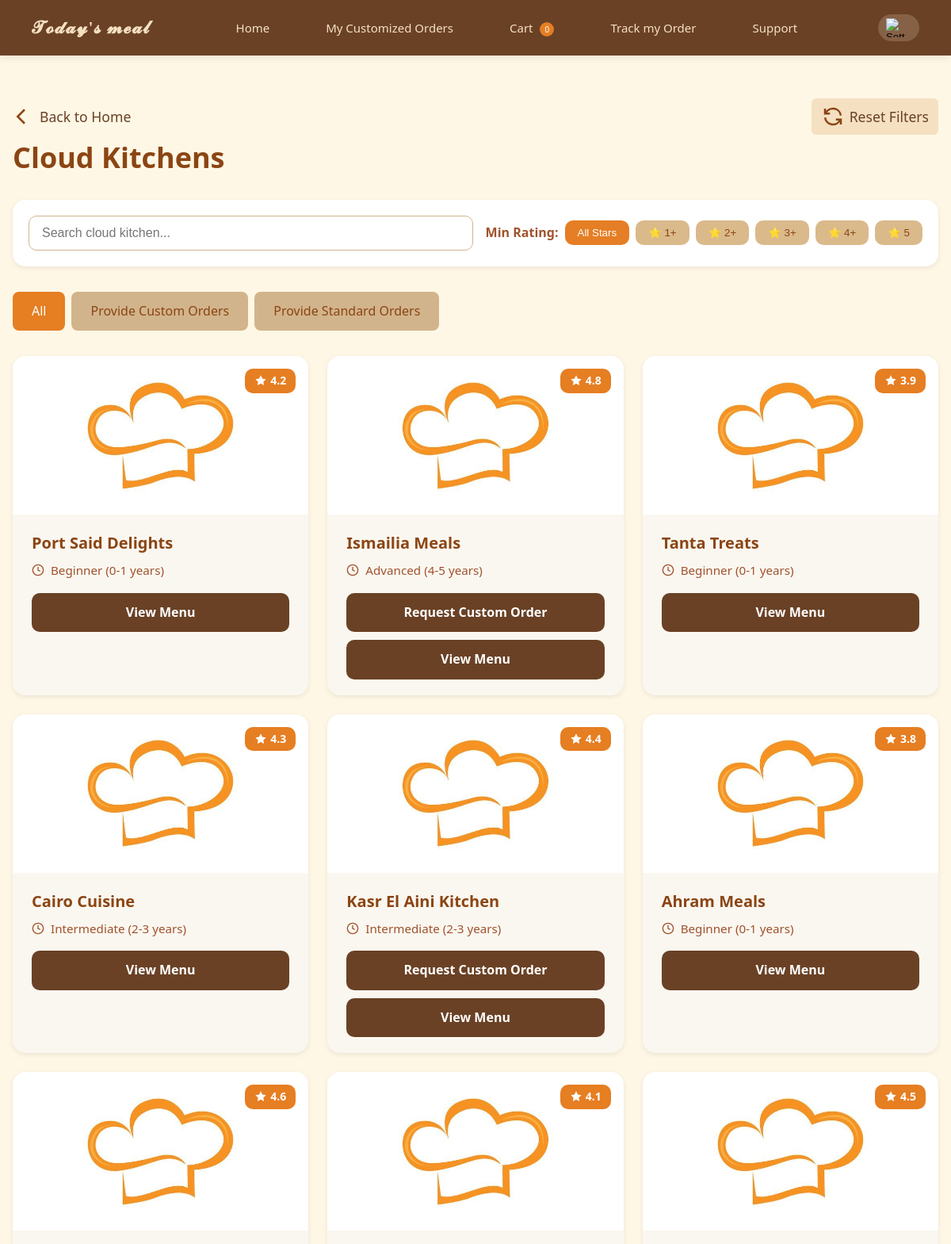
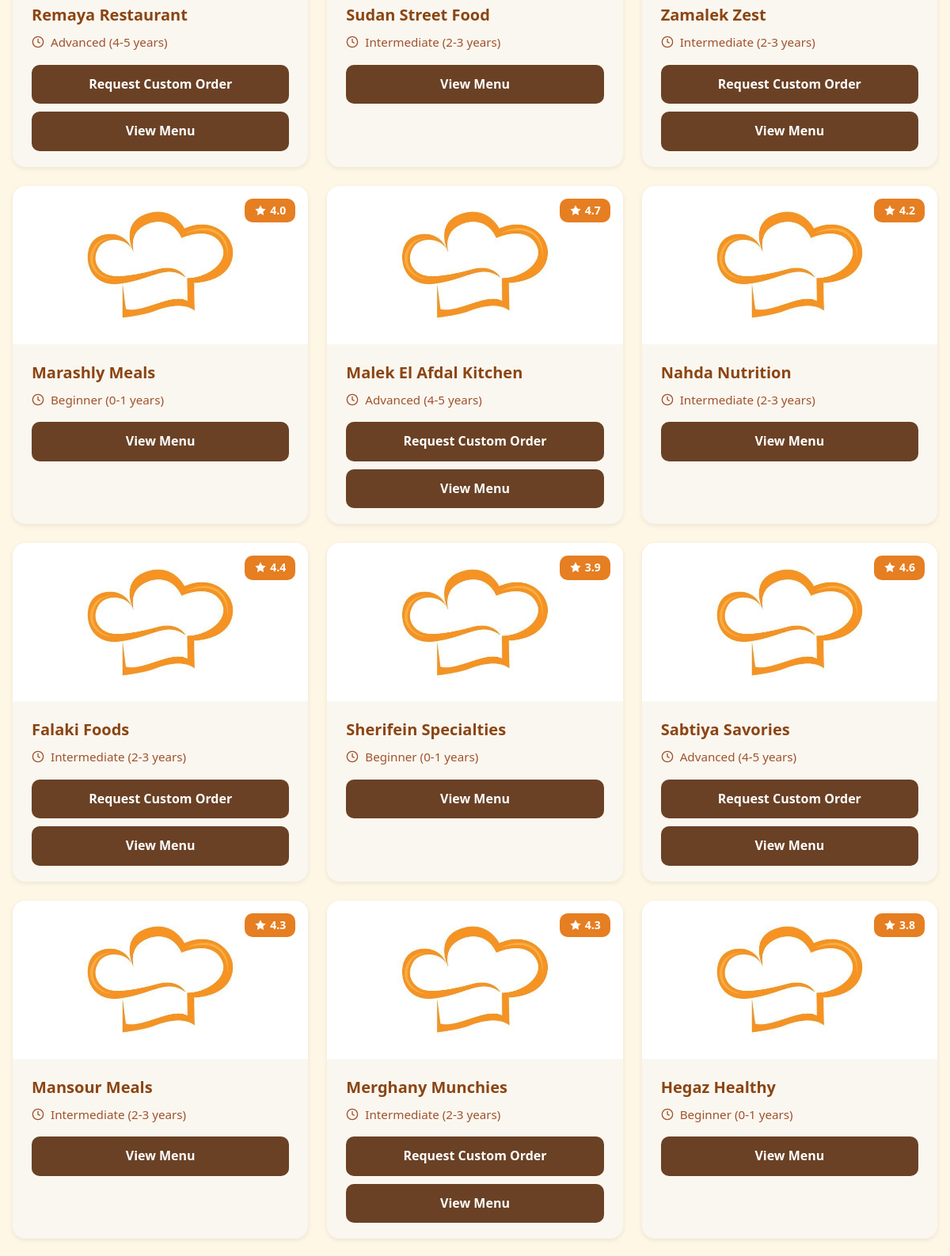
The app's page /customer/Show_Caterers/index.php (signed in, upper part) with its own data (2 pictures, top to bottom).
### tables this page shows
CREATE TABLE `cloud_kitchen_owner` (
  `user_id` int(11) NOT NULL,
  `start_year` year(4) NOT NULL,
  `c_n_id` varchar(50) NOT NULL,
  `status` enum('active','suspended','blocked') DEFAULT 'active',
  `orders_count` int(11) DEFAULT 0,
  `business_name` varchar(255) NOT NULL,
  `registration_date` timestamp NOT NULL DEFAULT current_timestamp(),
  `years_of_experience` enum('Beginner (0-1 years)','Intermediate (2-3 years)','Advanced (4-5 years)','Expert (6+ years)') NOT NULL,
  `customized_orders` tinyint(1) DEFAULT 0,
  `average_rating` decimal(3,2) DEFAULT 0.00,
  `is_approved` tinyint(1) DEFAULT 0,
  `speciality_id` int(11) NOT NULL,
  `suspension_reason` text DEFAULT NULL,
  `suspension_date` timestamp NULL DEFAULT NULL,
  `suspended_by` int(11) DEFAULT NULL
);

### customer/Show_Caterers/index.php (the view, shortened to what this page needs)
<?php
require_once __DIR__ . '/../DB_connection.php';
try {
    $search_term = isset($_GET['search']) ? trim($_GET['search']) : '';
    $min_rating = isset($_GET['rating']) ? (float)$_GET['rating'] : 0.0;
    $custom_filter = isset($_GET['custom_filter']) ? $_GET['custom_filter'] : 'all';
    $query = "SELECT cko.user_id, cko.business_name, cko.average_rating,
                     cko.start_year, cko.customized_orders, cko.years_of_experience
              FROM cloud_kitchen_owner cko
              LEFT JOIN cloud_kitchen_specialist_category cksc ON cko.user_id = cksc.cloud_kitchen_id
              WHERE cko.is_approved = 1";
    $params = [];
    $types = '';
    $query .= " AND cko.average_rating >= ?";
    $params[] = $min_rating;
    $types .= 'd';
    $query .= " GROUP BY cko.user_id";
    $stmt = $conn->prepare($query);
    if (!empty($params)) {
        $stmt->bind_param($types, ...$params);
    }
    $stmt->execute();
    $result = $stmt->get_result();
    $cloud_kitchens = $result->fetch_all(MYSQLI_ASSOC);
} catch (Exception $e) {
    error_log("Database error: " . $e->getMessage());
    $cloud_kitchens = [];
} ?>
<!DOCTYPE html>
<html lang="en">
<head>
    <link rel="stylesheet" href="https://cdnjs.cloudflare.com/ajax/libs/font-awesome/6.5.0/css/all.min.css">
    <link rel="stylesheet" href="styles.css">
</head>
<body>
      <?php include '..\global\navbar\navbar.php'; ?>
    <div class="container">
        <div class="nav-section" style="display: flex; justify-content: space-between; align-items: center; width: 100%;">
            <a href="\NEW-TODAYS-MEAL\customer\Home\index.php"
   style="display: inline-flex; align-items: center; text-decoration: none; font-size: 0.85rem; color: #333;">
    <svg viewBox="0 0 24 24" fill="none" stroke="saddlebrown" stroke-width="2"
         style="width: 30px; height: 30px; margin-right: 4px;">
        <path d="m12 19-7-7 7-7"/>
    </svg>
    <span style="font-size: 1.1rem; color: #6a4125;">Back to Home</span>
</a>
            <a href="?reset=1"
   style="display: inline-flex; align-items: center; background-color: #f5e0c2; padding: 8px 12px; border-radius: 6px; transition: background-color 0.3s; text-decoration: none; font-size: 1.1rem; color: #6a4125; margin-left: auto;">
    <svg viewBox="0 0 24 24" fill="none" stroke="saddlebrown" stroke-width="2"
         style="width: 30px; height: 30px; margin-right: 6px;">
        <path d="M4 4v5h.582m15.356 2A8.001 8.001 0 004.582 9m0 0H9m11 11v-5h-.581m0 0a8.003 8.003 0 01-15.357-2m15.357 2H15"/>
    </svg>
    <span style="font-size: 1.1rem; color: #6a4125;">Reset Filters</span>
</a>
        </div>
        <h1 class="page-title">Cloud Kitchens</h1>
        <form method="GET">
            <div class="search-card">
                <div class="search-container">
                    <input type="text" name="search" class="search-input" placeholder="Search cloud kitchen..."
                          value="<?php echo htmlspecialchars($search_term); ?>">
                    <div class="rating-filters">
                        <span class="filter-label">Min Rating:</span>
                        <button type="submit" name="rating" value="0" class="rating-btn <?php echo $min_rating == 0 ? 'active' : ''; ?>">All Stars</button>
                        <button type="submit" name="rating" value="1" class="rating-btn <?php echo $min_rating == 1 ? 'active' : ''; ?>">⭐ 1+</button>
                        <button type="submit" name="rating" value="2" class="rating-btn <?php echo $min_rating == 2 ? 'active' : ''; ?>">⭐ 2+</button>
                        <button type="submit" name="rating" value="3" class="rating-btn <?php echo $min_rating == 3 ? 'active' : ''; ?>">⭐ 3+</button>
                        <button type="submit" name="rating" value="4" class="rating-btn <?php echo $min_rating == 4 ? 'active' : ''; ?>">⭐ 4+</button>
                        <button type="submit" name="rating" value="5" class="rating-btn <?php echo $min_rating == 5 ? 'active' : ''; ?>">⭐ 5</button>
                    </div>
                </div>
            </div>
        </form>
        <div class="category-tabs" style="display: flex; flex-wrap: wrap; gap: 8px; margin-bottom: 32px;">
            <a href="?<?php echo http_build_query(array_merge($_GET, ['custom_filter' => 'all'])); ?>"
              class="category-btn <?php echo $custom_filter === 'all' ? 'active' : ''; ?>"
              style="padding: 12px 24px; border: none; border-radius: 8px; background: <?php echo $custom_filter === 'all' ? '#E67E22' : '#D2B48C'; ?>; color: <?php echo $custom_filter === 'all' ? 'white' : '#8B4513'; ?>; font-weight: 500; cursor: pointer; transition: all 0.2s; text-decoration: none; display: inline-block;">All</a>
            <a href="?<?php echo http_build_query(array_merge($_GET, ['custom_filter' => 'custom'])); ?>"
              class="category-btn <?php echo $custom_filter === 'custom' ? 'active' : ''; ?>"
              style="padding: 12px 24px; border: none; border-radius: 8px; background: <?php echo $custom_filter === 'custom' ? '#E67E22' : '#D2B48C'; ?>; color: <?php echo $custom_filter === 'custom' ? 'white' : '#8B4513'; ?>; font-weight: 500; cursor: pointer; transition: all 0.2s; text-decoration: none; display: inline-block;">Provide Custom Orders</a>
            <a href="?<?php echo http_build_query(array_merge($_GET, ['custom_filter' => 'non-custom'])); ?>"
              class="category-btn <?php echo $custom_filter === 'non-custom' ? 'active' : ''; ?>"
              style="padding: 12px 24px; border: none; border-radius: 8px; background: <?php echo $custom_filter === 'non-custom' ? '#E67E22' : '#D2B48C'; ?>; color: <?php echo $custom_filter === 'non-custom' ? 'white' : '#8B4513'; ?>; font-weight: 500; cursor: pointer; transition: all 0.2s; text-decoration: none; display: inline-block;">Provide Standard Orders</a>
        </div>
        <div class="restaurant-grid" id="restaurantGrid">
            <?php if (empty($cloud_kitchens)): ?>
                <div class="no-results">
                    <p>No cloud kitchens found.</p>
                </div>
            <?php else: ?>
                <?php foreach ($cloud_kitchens as $kitchen): ?>
                    <div class="restaurant-card" data-custom="<?php echo $kitchen['customized_orders'] ? '1' : '0'; ?>">
                        <div class="restaurant-image">
                            <img src="caterer.jpg" alt="<?php echo htmlspecialchars($kitchen['business_name']); ?>">
                            <div class="rating-badge">
                                <svg class="star-icon" viewBox="0 0 24 24" fill="white">
                                    <polygon points="12,2 15.09,8.26 22,9.27 17,14.14 18.18,21.02 12,17.77 5.82,21.02 7,14.14 2,9.27 8.91,8.26"/>
                                </svg>
                                <span><?php echo number_format($kitchen['average_rating'], 1); ?></span>
                            </div>
                        </div>
                        <div class="restaurant-content">
                            <h3 class="restaurant-name"><?php echo htmlspecialchars($kitchen['business_name']); ?></h3>
                            <div class="restaurant-info">
                                <svg class="clock-icon" viewBox="0 0 24 24" fill="none" stroke="currentColor" stroke-width="2">
                                    <circle cx="12" cy="12" r="10"/>
                                    <polyline points="12,6 12,12 16,14"/>
                                </svg>
                                <span><?php echo $kitchen['years_of_experience']; ?></span>
                            </div>
                            <?php if ($kitchen['customized_orders']): ?>
                              <a href="\NEW-TODAYS-MEAL\customer\Custom_Order\custom-order.php?kitchen_id=<?php echo $kitchen['user_id']; ?>" class="custom-order-btn">
                                Request Custom Order </a>
                            <?php endif; ?>
                            <a href="\NEW-TODAYS-MEAL\customer\Show Menu_Codes\index.php?kitchen_id=<?php echo $kitchen['user_id']; ?>" class="view-menu-btn">View Menu</a>
                        </div>
                    </div>
                <?php endforeach; ?>
            <?php endif; ?>
        </div>
    </div>
          <?php include '..\global\footer\footer.php'; ?>
</body>
</html>

### customer/Show_Caterers/styles.css (style rules this page uses)
* { margin: 0; padding: 0; box-sizing: border-box; }
body { font-family: -apple-system, BlinkMacSystemFont, "Segoe UI", system-ui, sans-serif; background-color: #fff7e5; color: #8b4513; line-height: 1.6; }
.container { max-width: 1200px; margin: 0 auto; padding: 24px 16px; }
.page-title { font-size: 2.25rem; font-weight: 700; color: #8b4513; margin-bottom: 24px; }
.search-card { background: #fff; border-radius: 16px; box-shadow: 0 2px 6px rgba(0, 0, 0, 0.08); margin-bottom: 32px; padding: 20px; }
.search-container { display: flex; flex-direction: column; gap: 16px; }
@media (min-width: 1024px) { .search-container { flex-direction: row; align-items: center; } }
.search-input { flex: 1; padding: 12px 16px; border: 1px solid #d2b48c; border-radius: 10px; font-size: 1rem; transition: border-color 0.3s, box-shadow 0.3s; }
.rating-filters { display: flex; align-items: center; gap: 8px; }
.filter-label { color: #a0522d; font-weight: 600; }
.rating-btn { padding: 8px 16px; border: none; border-radius: 10px; background: #dab98b; color: #8b4513; font-weight: 500; cursor: pointer; transition: background-color 0.2s, color 0.2s; }
.rating-btn:hover, .rating-btn.active { background: #e57e24; color: white; }
.restaurant-grid { display: grid; grid-template-columns: 2fr; gap: 24px; }
@media (min-width: 768px) { .restaurant-grid { grid-template-columns: repeat(3, 1fr); } }
.restaurant-card { background: #faf7f0; border-radius: 16px; overflow: hidden; box-shadow: 0 2px 6px rgba(0, 0, 0, 0.08); transition: box-shadow 0.3s; }
.restaurant-image { position: relative; height: 200px; overflow: hidden; }
.restaurant-image img { width: 100%; height: 100%; object-fit: cover; }
.rating-badge { position: absolute; top: 16px; right: 16px; background: #e67e22; color: white; padding: 4px 12px; border-radius: 10px; font-size: 0.875rem; display: flex; align-items: center; gap: 4px; font-weight: 600; }
.star-icon { width: 16px; height: 16px; }
.restaurant-content { padding: 20px 24px; }
.restaurant-name { font-size: 1.25rem; font-weight: 700; color: #8b4513; margin-bottom: 6px; }
.restaurant-info { display: flex; align-items: center; color: #a0522d; font-size: 0.95rem; margin-bottom: 16px; }
.clock-icon { width: 16px; height: 16px; margin-right: 8px; }
.view-menu-btn { display: block; width: 100%; padding: 12px; background: #6a4125; color: white; text-align: center; text-decoration: none; border-radius: 10px; font-weight: 600; transition: background-color 0.3s; }
.custom-order-btn { display: block; width: 100%; padding: 12px; background: #6a4125; color: white; text-align: center; text-decoration: none; border-radius: 10px; font-weight: 600; transition: background-color 0.3s; margin-bottom: 10px; }

### customer/global/footer/footer.php (style rules this page uses)
html, body { height: 100%; margin: 0; font-family: "Segoe UI", Tahoma, Geneva, Verdana, sans-serif; }

### records on screen
cloud_kitchen_owner: average_rating "4.2", business_name "Port Said Delights", years_of_experience "Beginner (0-1 years)"
cloud_kitchen_owner: average_rating "4.8", business_name "Ismailia Meals", years_of_experience "Advanced (4-5 years)"
cloud_kitchen_owner: average_rating "3.9", business_name "Tanta Treats", years_of_experience "Beginner (0-1 years)"
cloud_kitchen_owner: average_rating "4.3", business_name "Cairo Cuisine", years_of_experience "Intermediate (2-3 years)"
cloud_kitchen_owner: average_rating "4.4", business_name "Kasr El Aini Kitchen", years_of_experience "Intermediate (2-3 years)"
cloud_kitchen_owner: average_rating "3.8", business_name "Ahram Meals", years_of_experience "Beginner (0-1 years)"
cloud_kitchen_owner: average_rating "4.6", business_name "Remaya Restaurant", years_of_experience "Advanced (4-5 years)"
cloud_kitchen_owner: average_rating "4.1", business_name "Sudan Street Food", years_of_experience "Intermediate (2-3 years)"
cloud_kitchen_owner: average_rating "4.5", business_name "Zamalek Zest", years_of_experience "Intermediate (2-3 years)"
cloud_kitchen_owner: average_rating "4.0", business_name "Marashly Meals", years_of_experience "Beginner (0-1 years)"
cloud_kitchen_owner: average_rating "4.7", business_name "Malek El Afdal Kitchen", years_of_experience "Advanced (4-5 years)"
cloud_kitchen_owner: average_rating "4.2", business_name "Nahda Nutrition", years_of_experience "Intermediate (2-3 years)"
cloud_kitchen_owner: average_rating "4.4", business_name "Falaki Foods", years_of_experience "Intermediate (2-3 years)"
cloud_kitchen_owner: average_rating "3.9", business_name "Sherifein Specialties", years_of_experience "Beginner (0-1 years)"
cloud_kitchen_owner: average_rating "4.6", business_name "Sabtiya Savories", years_of_experience "Advanced (4-5 years)"
cloud_kitchen_owner: average_rating "4.3", business_name "Mansour Meals", years_of_experience "Intermediate (2-3 years)"
cloud_kitchen_owner: average_rating "4.3", business_name "Merghany Munchies", years_of_experience "Intermediate (2-3 years)"
cloud_kitchen_owner: average_rating "3.8", business_name "Hegaz Healthy", years_of_experience "Beginner (0-1 years)"

### other values on screen
$cartCount "0"
